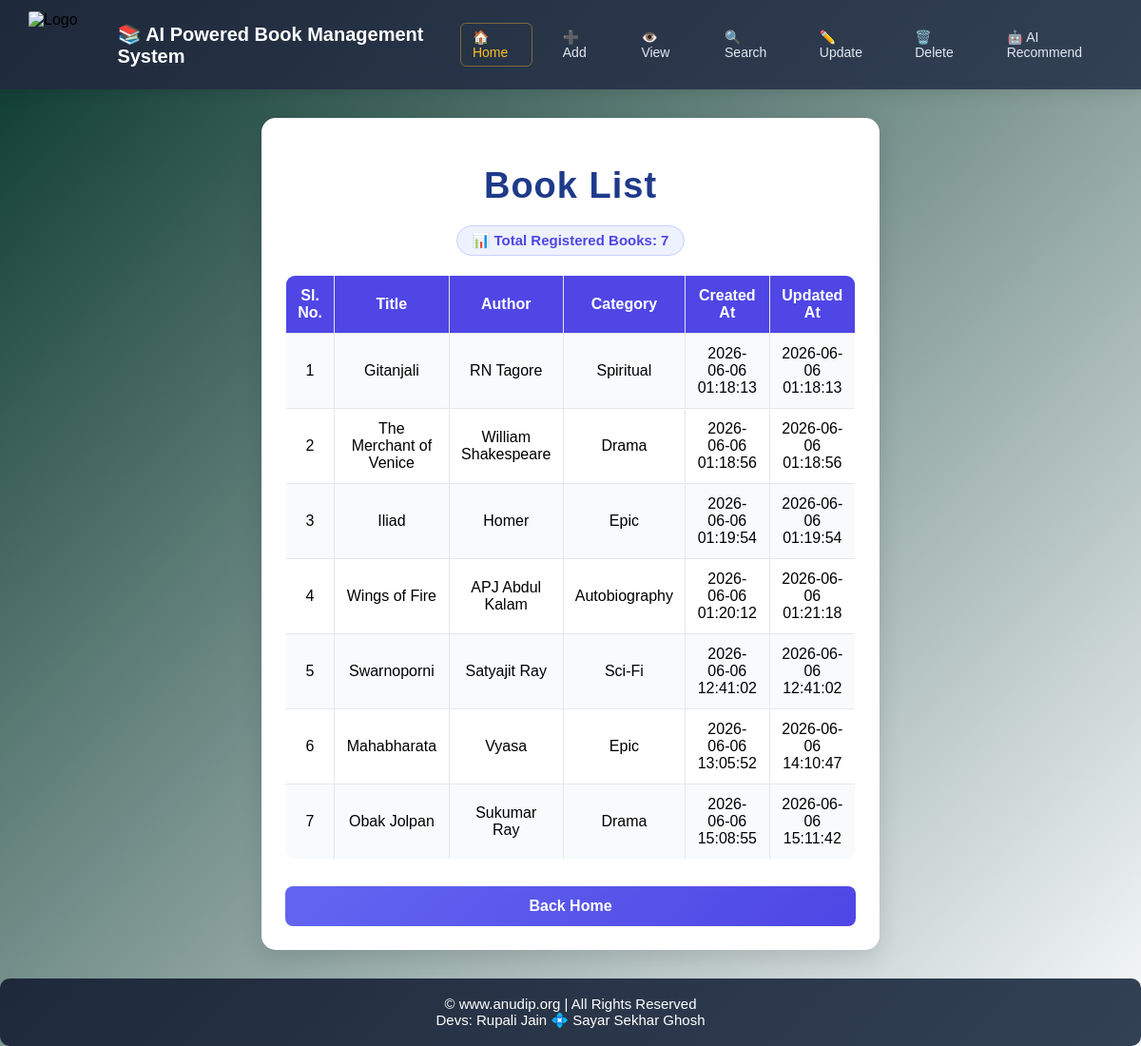
/view, run on the app's committed database.
### tables this page shows
CREATE TABLE books(

        id INTEGER PRIMARY KEY AUTOINCREMENT,

        title TEXT NOT NULL,

        author TEXT NOT NULL,

        category TEXT,

        created_at DATETIME DEFAULT (datetime('now', '+5 hours', '+30 minutes')),
                   
        updated_at DATETIME DEFAULT (datetime('now', '+5 hours', '+30 minutes'))
    );

### app.py (the view)
@app.route("/view")
def view():
    books = get_all_books()
    return render_template(
        "view_books.html",
        books=books
    )

### database.py (called while the page is built)
def get_connection():
    return sqlite3.connect(DB_NAME)

def get_all_books():
    conn = get_connection()
    cursor = conn.execute(
        "SELECT * FROM books"
    )
    books = cursor.fetchall()
    conn.close()
    return books

### templates/view_books.html (shortened to what this page needs)
<!DOCTYPE html>
<html>
    <head>
        <link rel="stylesheet"
            href="{{ url_for('static', filename='style.css') }}"
        >
    </head>
    <body>
        <nav class="navbar">
            <div class="nav-brand">
                <img src="https://media.licdn.com/dms/image/v2/D560BAQEHjEFxVR5xuw/company-logo_200_200/B56Z1mStfDHoAI-/0/1775537675219?e=2147483647&v=beta&t=GtWsI8qY5ZNdaVx1h6QCo8TTsH4VkOEgyCH3mkutd10" alt="Logo" class="nav-logo">
                    <h2 class="nav-title">📚 AI Powered Book Management System</h2>
            </div>
            <div class="nav-links">
                <a href="/" class="nav-item home-highlight">🏠 Home</a>
                <a href="/add" class="nav-item">➕ Add</a>
                <a href="/view" class="nav-item">👁️ View</a>
                <a href="/search" class="nav-item">🔍 Search</a>
                <a href="/update" class="nav-item">✏️ Update</a>
                <a href="/delete" class="nav-item">🗑️ Delete</a>
                <a href="/recommend" class="nav-item">🤖 AI Recommend</a>
            </div>
        </nav>
        <div class="container">
            <h1>Book List</h1>
            <div style="text-align: center; margin-bottom: 20px;">
                <span style="background-color: #eef2ff; color: #4f46e5; padding: 6px 16px; border-radius: 20px; font-weight: bold; font-size: 15px; border: 1px solid #c7d2fe; display: inline-block;">
                    📊 Total Registered Books: {{ books|length }}
                </span>
            </div>
            <table>
                <tr>
                    <th>Sl. No.</th>
                    <th>Title</th>
                    <th>Author</th>
                    <th>Category</th>
                    <th>Created At</th>
                    <th>Updated At</th>
                </tr>
                {% for book in books %}
                <tr>
                    <td>{{ loop.index }}</td>
                    <td>{{ book[1] }}</td>
                    <td>{{ book[2] }}</td>
                    <td>{{ book[3] }}</td>
                    <td>{{ book[4] }}</td>
                    <td>{{ book[5] }}</td>
                </tr>
                {% endfor %}
            </table>
            <br>
            <a href="/" class="menu-btn">
            Back Home
            </a>
        </div>
        <footer class="footer">
            &copy; <a href="https://anudip.org/" target="_blank">www.anudip.org</a> | All Rights Reserved
            <br>Devs: Rupali Jain 💠 Sayar Sekhar Ghosh
        </footer>
    </body>
</html>

### static/style.css (style rules this page uses)
.navbar { display: flex; align-items: center; justify-content: space-between; background: linear-gradient(135deg, #1e293b, #334155); padding: 12px 30px; box-shadow: 0 4px 15px rgba(0, 0, 0, 0.1); }
.nav-brand { display: flex; align-items: center; gap: 12px; }
.nav-logo { height: 70px; width: 90px; border-radius: 2px; }
.nav-title { color: #ffffff; font-size: 20px; margin: 0; font-weight: bold; }
.nav-links { display: flex; gap: 20px; align-items: center; }
.nav-item { color: #e2e8f0; text-decoration: none; font-weight: 500; font-size: 14px; padding: 6px 12px; border-radius: 6px; transition: all 0.3s ease; }
.nav-item.home-highlight { color: #fbbf24; border: 1px solid rgba(251, 191, 36, 0.4); }
body { background: linear-gradient(135deg, #08372d, #f8fafc); font-family: Arial, sans-serif; margin: 0; padding: 0; }
.container { width: 50%; margin: auto; margin-top: 30px; background: white; padding: 25px; border-radius: 15px; box-shadow: 0 8px 25px rgba(0, 0, 0, 0.12); }
h1 { text-align: center; color: #1e3a8a; font-size: 38px; letter-spacing: 1px; margin-bottom: 20px; }
.menu-btn { display: block; text-align: center; margin-top: 10px; padding: 12px; background: linear-gradient(135deg, #6366f1, #4f46e5); color: white; text-decoration: none; border-radius: 8px; font-weight: bold; cursor: pointer; transition: all 0.3s ease; }
table { width: 100%; border-collapse: collapse; overflow: hidden; border-radius: 10px; margin-top: 15px; }
th { background: #4f46e5; color: white; }
table, th, td { border: 1px solid #e5e7eb; }
th, td { padding: 12px; text-align: center; }
tr:nth-child(even) { background: #f8fafc; }
.footer { margin-top: 30px; padding: 18px; text-align: center; background: linear-gradient(135deg, #1e293b, #334155); color: #fff; font-size: 15px; border-radius: 10px; }
.footer a { color: #fff; text-decoration: none; transition: color 0.3s ease; }

### data on the page
books: title "Gitanjali", author "RN Tagore", category "Spiritual", created_at "2026-06-06 01:18:13", updated_at "2026-06-06 01:18:13"
books: title "The Merchant of Venice", author "William Shakespeare", category "Drama", created_at "2026-06-06 01:18:56", updated_at "2026-06-06 01:18:56"
books: title "Iliad", author "Homer", category "Epic", created_at "2026-06-06 01:19:54", updated_at "2026-06-06 01:19:54"
books: title "Wings of Fire", author "APJ Abdul Kalam", category "Autobiography", created_at "2026-06-06 01:20:12", updated_at "2026-06-06 01:21:18"
books: title "Swarnoporni", author "Satyajit Ray", category "Sci-Fi", created_at "2026-06-06 12:41:02", updated_at "2026-06-06 12:41:02"
books: title "Mahabharata", author "Vyasa", category "Epic", created_at "2026-06-06 13:05:52", updated_at "2026-06-06 14:10:47"
books: title "Obak Jolpan", author "Sukumar Ray", category "Drama", created_at "2026-06-06 15:08:55", updated_at "2026-06-06 15:11:42"

### other printed values
{{ books|length }} "7"
